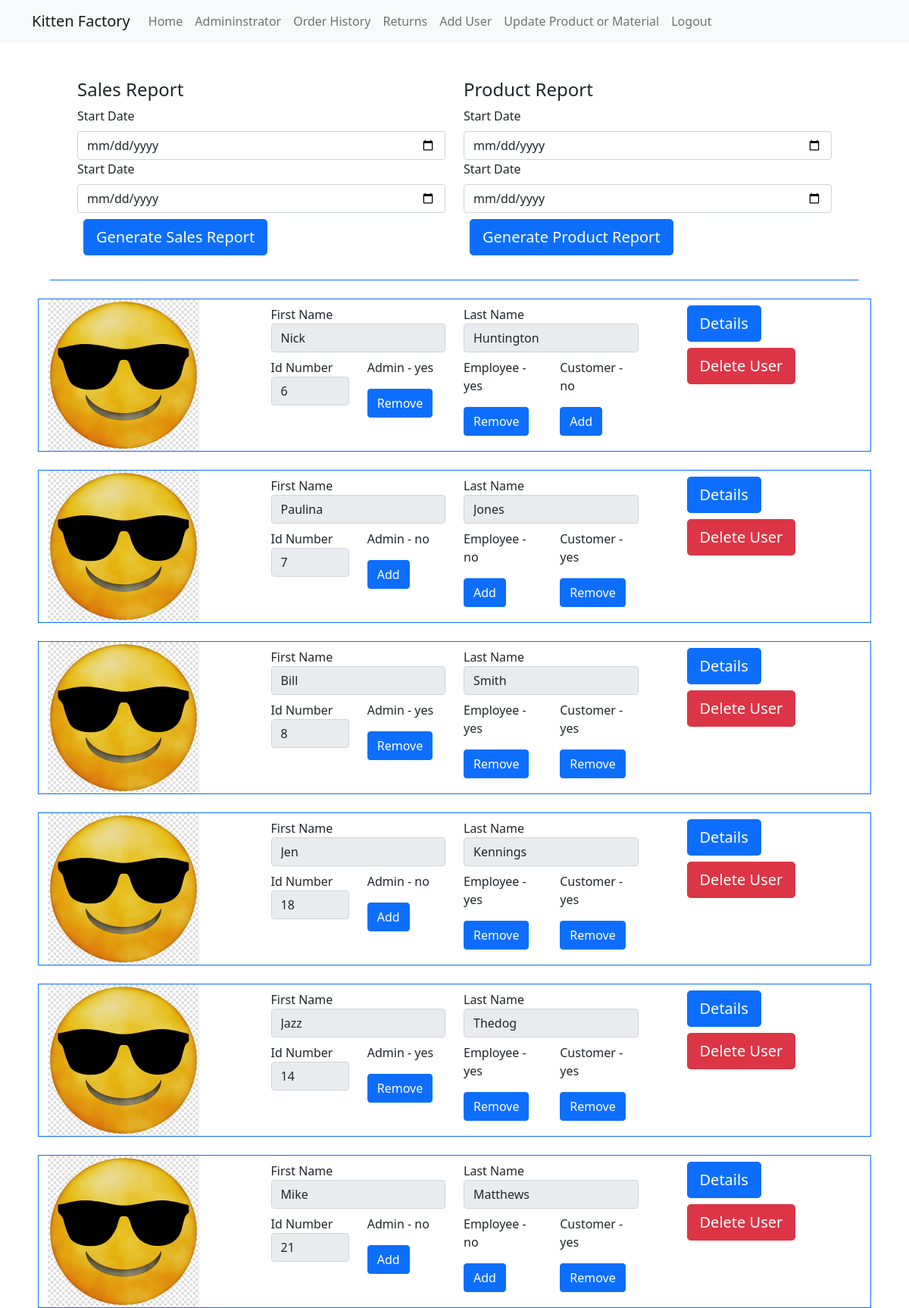
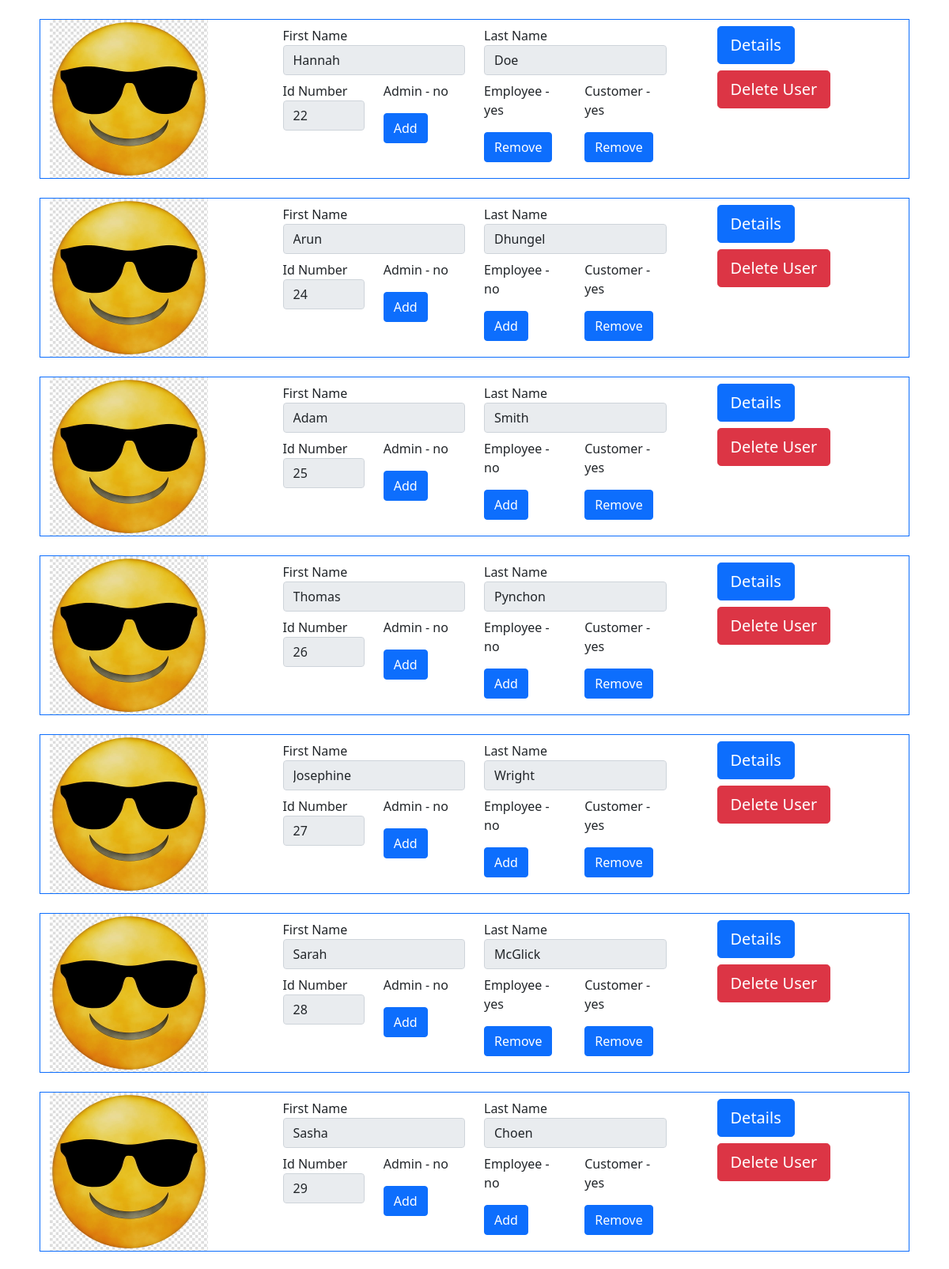
Screenshot of /admin.php (signed in, upper part) with the database file from the repository (2 pictures, top to bottom).
### tables this page shows
CREATE TABLE IF NOT EXISTS `users` (
  `user_id` int NOT NULL AUTO_INCREMENT,
  `username` varchar(150) NOT NULL,
  `firstname` varchar(100) NOT NULL,
  `lastname` varchar(100) NOT NULL,
  `address1` varchar(150) NOT NULL,
  `address2` varchar(150) NOT NULL,
  `city` varchar(150) NOT NULL,
  `state` varchar(2) NOT NULL,
  `zip` varchar(12) NOT NULL,
  `password` text NOT NULL,
  `profile_pic` varchar(100) NOT NULL DEFAULT 'img/smiley.jpg',
  PRIMARY KEY (`user_id`),
  UNIQUE KEY `email` (`username`)
);

### check_session.php (called while the page is built, shortened)
<?php
require_once 'User.php';
if(!isset($_SESSION['user'])) {
    header('Location: login.php');
    exit();
} else {
    $user = $_SESSION['user'];
    $user_roles = $user->get_roles();
}
?>

### User.php (called while the page is built, shortened)
<?php
class User {
    public $roles = array();
    function get_roles() {
        return $this->roles;
    }
}
?>

### admin.php (the view, shortened to what this page needs)
<?php
require_once 'check_session.php';
require_once 'dbinfo.php';
if (in_array('admin', $user_roles)) {
    $role_button = "";
    $reports = "
    <div class='row m-4 p-4 border-bottom border-primary'>
    <div class='col-6'>
    <h4>Sales Report</h4>
        <form action='admin.php' method='post'>
        <label for='start_date' class='form-label'>Start Date</label>
        <input type='date' name='start_date' class='form-control'>
        <label for='end_date' class='form-label'>Start Date</label>
        <input type='date' name='end_date' class='form-control'>
        <input type='hidden' name='salesreport' value='yes'>
        <input type='submit' value='Generate Sales Report' class='btn btn-primary btn-lg m-2'>
        </form>
    </div>
    <div class='col-6'>
    <h4>Product Report</h4>
        <form action='admin.php' method='post'>
        <label for='start_date' class='form-label'>Start Date</label>
        <input type='date' name='start_date' class='form-control'>
        <label for='end_date' class='form-label'>Start Date</label>
        <input type='date' name='end_date' class='form-control'>
        <input type='hidden' name='productreport' value='yes'>
        <input type='submit' value='Generate Product Report' class='btn btn-primary btn-lg m-2'>
        </form>
    </div>
</div>
    ";
} else {
    $role_button = "disabled";
    $reports = "";
}
echo <<<_NAV
    <nav class="navbar navbar-expand-lg navbar-light bg-light">
        <div class="container">
            <a class="navbar-brand" href="index.php">Kitten Factory</a>
            <button class="navbar-toggler" type="button" data-bs-toggle="collapse" data-bs-target="#navbarTogglerDemo02" aria-controls="navbarTogglerDemo02" aria-expanded="false" aria-label="Toggle navigation">
            <span class="navbar-toggler-icon"></span>
            </button>
            <div class="collapse navbar-collapse" id="navbarTogglerDemo02">
                <ul class="navbar-nav me-auto mb-2 mb-lg-0">
                    <li class="nav-item">
                        <a class="nav-link" aria-current="page" href="index.php">Home</a>
                    </li>
                    <li class="nav-item">
                        <a class="nav-link" href="admin.php">Admininstrator</a>
                    </li>
                    <li class="nav-item">
                        <a class="nav-link" aria-current="page" href="order-history.php">Order History</a>
                    </li>
                    <li class="nav-item">
                        <a class="nav-link" href="return.php">Returns</a>
                    </li>
                    <li class="nav-item">
                        <a class="nav-link" href="add-user.php">Add User</a>
                    </li>
                    <li class="nav-item">
                        <a class="nav-link" href="prodmat-detail.php">Update Product or Material</a>
                    </li>
                    <li class="nav-item">
                        <a class="nav-link" href="logout.php">Logout</a>
                    </li>
                </ul>
            </div>
        </div>
    </nav>
</header>
<div class="container">
    $reports
_NAV;
$conn = new mysqli($hn, $un, $pw, $db);
if (isset($_POST['salesreport'])) {
    $startdate = $_POST['start_date'];
    $enddate = $_POST['end_date'];
    $sales_query = $conn->query("SELECT prod_id, prod, count(*) as total, ROUND(SUM(total_price),2) as gross
                                 FROM orders
                                 WHERE purchase_date BETWEEN '$startdate' AND '$enddate'
                                 GROUP BY prod_id
                                 ORDER BY gross DESC");
    if (!$sales_query) echo "COULD NOT GENERATE SALES REPORT";
    $rows = $sales_query->num_rows;
    echo <<<_REPORT
    <div class="row">
        <div class="col">
            <h2>SALES REPORT</h2>
        </div>
        <div class="col">
            <h4>Start Date: $startdate</h4>
        </div>
        <div class="col">
            <h4>End Date: $enddate</h4>
        </div>
    </div>
    <div class="row">
        <div class="col">
            <table class="table">
                <thead>
                    <th>Product ID</th>
                    <th>Product Name</th>
                    <th>Amount Sold</th>
                    <th>Revenue</th>
                </thead>
                <tbody>
    _REPORT;
    for ($i=0; $i<$rows; ++$i) {
        $sales_query->data_seek($i);
        $report_row = $sales_query->fetch_array(MYSQLI_ASSOC);
        echo <<<_TBODY
        <tr>
            <td>$report_row[prod_id]</td>
            <td>$report_row[prod]</td>
            <td>$report_row[total]</td>
            <td>$report_row[gross]</td>
        </tr>
        _TBODY;
    }
    echo <<<_TEND
        </tbody>
    </table>
    </div>
    </div>
    _TEND;
} else {
    $query = "SELECT * FROM users";
    $result = $conn->query($query);
    if (!$result) echo "ERROR CONNECTING TO DB";
    else {
        $rows = $result->num_rows;
        for ($i=0; $i<$rows; ++$i) {
            $result->data_seek($i);
            $user_card = $result->fetch_array(MYSQLI_ASSOC);
            $firstname = $user_card['firstname'];
            $lastname = $user_card['lastname'];
            $id = $user_card['user_id'];
            $profile_pic = "img/smiley.jpg";
            $roles_query = $conn->query("SELECT role FROM roles WHERE user_id = $id");
            $role_rows = $roles_query->num_rows;
            $display_roles = array();
            for ($j=0; $j<$role_rows; ++$j) {
               $role = $roles_query->fetch_array(MYSQLI_ASSOC);
               $display_roles[] = $role['role'];
            }
            if (in_array('admin', $display_roles)) {
                $admin_value = 'Remove';
                $granted = 'yes';
            } else {
                $admin_value = 'Add';
                $granted = 'no';
            }
            $admin_role = "
            <form action='admin.php' method='post'>
            <p>Admin - $granted</p>
            <input type='hidden' name='user_id' value='$id'>
            <input type='hidden' name='update_role_admin' value='$admin_value'>
            <input class='btn btn-primary' type='submit' value='$admin_value' $role_button>
            </form>
            ";
            if (in_array('employee', $display_roles)) {
                $employee_value = 'Remove';
                $granted = 'yes';
            } else {
                $employee_value = 'Add';
                $granted = 'no';
            }
            $employee_role = "
            <form action='admin.php' method='post'>
            <p>Employee - $granted</p>
            <input type='hidden' name='user_id' value='$id'>
            <input type='hidden' name='update_role_employee' value='$employee_value'>
            <input class='btn btn-primary' type='submit' value='$employee_value' $role_button>
            </form>
            ";
            if (in_array('customer', $display_roles)) {
                $customer_value = 'Remove';
                $granted = 'yes';
            } else {
                $customer_value = 'Add';
                $granted = 'no';
            }
            $customer_role = "
            <form action='admin.php' method='post'>
            <p>Customer - $granted</p>
            <input type='hidden' name='user_id' value='$id'>
            <input type='hidden' name='update_role_customer' value='$customer_value'>
            <input class='btn btn-primary' type='submit' value='$customer_value' $role_button>
            </form>
            ";
            if (in_array('admin', $user_roles)) {
                $delete_user = "
                <div class='row m-2'>
                    <div class='col'>
                        <form action='admin.php' method='post'>
                            <input type='hidden' name='id' value='$id'>
                            <input type='hidden' name='delete' value='delete'>
                            <input class='btn btn-danger btn-lg btn-block' type='submit' value='Delete User'>
                        </form>
                    </div>
                </div>";
            } else {
                $delete_user = "";
            }
            echo <<<_USER
                <div class="row m-2 mb-4 border border-primary">
                    <div class="col-md-3">
                        <img src="$profile_pic" alt="profile_pic.png" width="200px" height="200px">
                    </div>
                    <div class="col-md-6">
                        <div class="row m-2">
                            <div class="col">
                                <label for="firstname">First Name</label>
                                <input type="text" class="form-control" name="firstname" value="$firstname" readonly>
                            </div>
                            <div class="col">
                                <label for="lastname">Last Name</label>
                                <input type="text" class="form-control" name="lastname" value="$lastname" readonly>
                            </div>
                        </div>
                        <div class="row m-2">
                            <div class="col">
                                <label for="idnumber">Id Number</label>
                                <input type="text" class="form-control" name="idnumber" value="$id" readonly>
                            </div>
                            <div class="col">
                                $admin_role
                            </div>
                            <div class="col">
                                $employee_role
                            </div>
                            <div class="col">
                                $customer_role
                            </div>
                        </div>
                    </div>
                    <div class="col-md-3">
                        <form action="update-user.php?user_id=$id" method="post">
                            <div class="row m-2">
                                <div class="col">
                                    <input type="hidden" name="id" value="$id">
                                    <input class="btn btn-primary btn-lg btn-block" type="submit" value="Details">
                                </div>
                            </div>
                        </form>
                        $delete_user
                    </div>
                </div>
            _USER;
        }
    }
}
?>

### rows the page displays
users: firstname "Nick", lastname "Huntington", idnumber "6"
users: firstname "Paulina", lastname "Jones", idnumber "7"
users: firstname "Bill", lastname "Smith", idnumber "8"
users: firstname "Jen", lastname "Kennings", idnumber "18"
users: firstname "Jazz", lastname "Thedog", idnumber "14"
users: firstname "Mike", lastname "Matthews", idnumber "21"
users: firstname "Hannah", lastname "Doe", idnumber "22"
users: firstname "Arun", lastname "Dhungel", idnumber "24"
users: firstname "Adam", lastname "Smith", idnumber "25"
users: firstname "Thomas", lastname "Pynchon", idnumber "26"
users: firstname "Josephine", lastname "Wright", idnumber "27"
users: firstname "Sarah", lastname "McGlick", idnumber "28"
users: firstname "Sasha", lastname "Choen", idnumber "29"

### other values shown
$granted "yes"
$granted "no"
